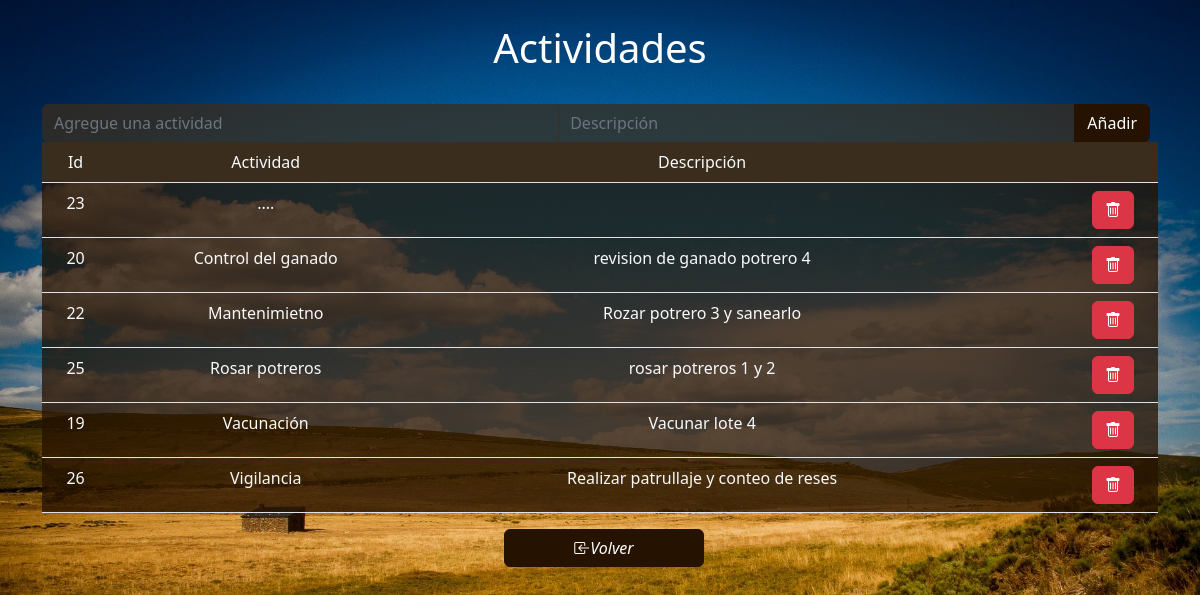
Page /agenda/actividades.php (signed in) on the committed database.
### tables this page shows
CREATE TABLE `actividades` (
  `idAct` int(11) NOT NULL,
  `nombreActividad` varchar(40) NOT NULL,
  `descripcion` varchar(300) NOT NULL
);

### agenda/actividades.php (the view, shortened to what this page needs)
<!DOCTYPE html>
<html>
    <head>
    <link rel="stylesheet" href="../css/custom.css">
    <link href ="../libs/bootstrap-icons/bootstrap-icons.css" rel="stylesheet">
    </head>
    <body background="" class="text-white">
        <div class="container mt-0" >
           <h1 class="text-center text-white p-4 p-3"> Actividades</h1>
           <form action="addAct.php" method="POST">
            <div class="input-group">
            <input class="form-control text-white bg-success bg-opacity-75 border-0" type="text" id="nombreActividad" name="nombreActividad"  placeholder="Agregue una actividad" maxlength="15">
            <input class="form-control text-white bg-success bg-opacity-75 border-0" type="text" id="descripcion" name="descripcion"  placeholder="Descripción" maxlength="300">
            <button   class="btn btn-primary me-2" type="submit">Añadir</button>
            </div>
            </form>
           <table class="table bg-primary bg-opacity-75 text-light" >
           <thead class="text-center bg-success">
                <td>Id</td>
                <td>Actividad</td>
                <td>Descripción</td>
                <td></td>
            </thead>
            <tbody id="tabla" class="text-center">
            <?php
                include 'conexion.php';
                $sql="SELECT * FROM actividades ORDER BY nombreActividad ASC ";
                $resultset = $con->query($sql);
                if($resultset->num_rows>0){
                    while($fila = $resultset->fetch_assoc()){
                        echo "<tr>
                        <td>".$fila["idAct"]."</td>
                        <td>".$fila["nombreActividad"]."</td>
                        <td>".$fila["descripcion"]."</td>
                        <td class='text-end pe-4 ps-4'>
                            <button class='btn btn-danger' onclick='listaActividad(this.value)' value='".$fila["idAct"]."'> <i class='bi bi-trash'></i> </button>
                        </td></tr>";
                    }
                }
            ?>
           </table>
            <div class="text-center">
                <div class="btn-group">
                <a  class="btn btn-primary ms-2" style="width:200px;" href="http://localhost/prototiposmifag/admin/tablas.php" > <i class="bi bi-box-arrow-in-left">Volver </i></a>
                </div>
            </div>
        </div>
    </body>
</html>

### agenda/actividades.php (style rules this page uses)
body { background: url(../img/fondotabla.jpg) ; background-size: cover; background-repeat: no-repeat; background-attachment: fixed; margin: 0; height: 100vh; }

### rows in the picture
actividades: idAct "23", nombreActividad "...."
actividades: idAct "20", nombreActividad "Control del ganado", descripcion "revision de ganado potrero 4"
actividades: idAct "22", nombreActividad "Mantenimietno", descripcion "Rozar potrero 3 y sanearlo"
actividades: idAct "25", nombreActividad "Rosar potreros", descripcion "rosar potreros 1 y 2"
actividades: idAct "19", nombreActividad "Vacunación", descripcion "Vacunar lote 4"
actividades: idAct "26", nombreActividad "Vigilancia", descripcion "Realizar patrullaje y conteo de reses"
